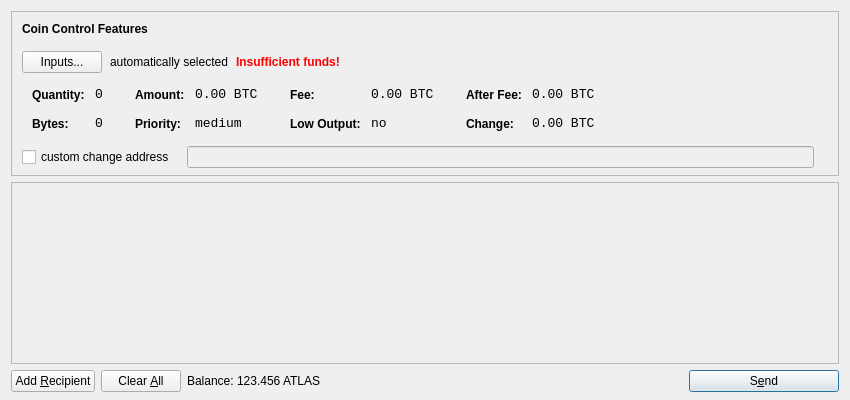
<?xml version="1.0" encoding="UTF-8"?>
<ui version="4.0">
 <class>SendCoinsDialog</class>
 <widget class="QDialog" name="SendCoinsDialog">
  <property name="geometry">
   <rect>
    <x>0</x>
    <y>0</y>
    <width>850</width>
    <height>400</height>
   </rect>
  </property>
  <property name="windowTitle">
   <string>Send Coins</string>
  </property>
  <layout class="QVBoxLayout" name="verticalLayout" stretch="0,1,0">
   <property name="bottomMargin">
    <number>8</number>
   </property>
   <item>
    <widget class="QFrame" name="frameCoinControl">
     <property name="sizePolicy">
      <sizepolicy hsizetype="Expanding" vsizetype="Expanding">
       <horstretch>0</horstretch>
       <verstretch>0</verstretch>
      </sizepolicy>
     </property>
     <property name="maximumSize">
      <size>
       <width>16777215</width>
       <height>16777215</height>
      </size>
     </property>
     <property name="frameShape">
      <enum>QFrame::StyledPanel</enum>
     </property>
     <property name="frameShadow">
      <enum>QFrame::Sunken</enum>
     </property>
     <layout class="QVBoxLayout" name="verticalLayoutCoinControl2">
      <property name="spacing">
       <number>-1</number>
      </property>
      <property name="leftMargin">
       <number>0</number>
      </property>
      <property name="topMargin">
       <number>0</number>
      </property>
      <property name="rightMargin">
       <number>0</number>
      </property>
      <property name="bottomMargin">
       <number>6</number>
      </property>
      <item>
       <layout class="QVBoxLayout" name="verticalLayoutCoinControl" stretch="0,0,0,0,1">
        <property name="spacing">
         <number>0</number>
        </property>
        <property name="leftMargin">
         <number>10</number>
        </property>
        <property name="topMargin">
         <number>10</number>
        </property>
        <item>
         <layout class="QHBoxLayout" name="horizontalLayoutCoinControl1">
          <property name="bottomMargin">
           <number>15</number>
          </property>
          <item>
           <widget class="QLabel" name="labelCoinControlFeatures">
            <property name="sizePolicy">
             <sizepolicy hsizetype="Preferred" vsizetype="Maximum">
              <horstretch>0</horstretch>
              <verstretch>0</verstretch>
             </sizepolicy>
            </property>
            <property name="font">
             <font>
              <weight>75</weight>
              <bold>true</bold>
             </font>
            </property>
            <property name="styleSheet">
             <string notr="true">font-weight:bold;</string>
            </property>
            <property name="text">
             <string>Coin Control Features</string>
            </property>
           </widget>
          </item>
         </layout>
        </item>
        <item>
         <layout class="QHBoxLayout" name="horizontalLayoutCoinControl2" stretch="0,0,0,0">
          <property name="spacing">
           <number>8</number>
          </property>
          <property name="bottomMargin">
           <number>10</number>
          </property>
          <item>
           <widget class="QPushButton" name="pushButtonCoinControl">
            <property name="styleSheet">
             <string notr="true"/>
            </property>
            <property name="text">
             <string>Inputs...</string>
            </property>
           </widget>
          </item>
          <item>
           <widget class="QLabel" name="labelCoinControlAutomaticallySelected">
            <property name="text">
             <string>automatically selected</string>
            </property>
            <property name="margin">
             <number>5</number>
            </property>
           </widget>
          </item>
          <item>
           <widget class="QLabel" name="labelCoinControlInsuffFunds">
            <property name="font">
             <font>
              <weight>75</weight>
              <bold>true</bold>
             </font>
            </property>
            <property name="styleSheet">
             <string notr="true">color:red;font-weight:bold;</string>
            </property>
            <property name="text">
             <string>Insufficient funds!</string>
            </property>
            <property name="margin">
             <number>5</number>
            </property>
           </widget>
          </item>
          <item>
           <spacer name="horizontalSpacerCoinControl">
            <property name="orientation">
             <enum>Qt::Horizontal</enum>
            </property>
            <property name="sizeHint" stdset="0">
             <size>
              <width>40</width>
              <height>1</height>
             </size>
            </property>
           </spacer>
          </item>
         </layout>
        </item>
        <item>
         <widget class="QWidget" name="widgetCoinControl" native="true">
          <property name="sizePolicy">
           <sizepolicy hsizetype="Preferred" vsizetype="Preferred">
            <horstretch>0</horstretch>
            <verstretch>0</verstretch>
           </sizepolicy>
          </property>
          <property name="minimumSize">
           <size>
            <width>0</width>
            <height>0</height>
           </size>
          </property>
          <property name="styleSheet">
           <string notr="true"/>
          </property>
          <layout class="QHBoxLayout" name="horizontalLayoutCoinControl5">
           <property name="margin">
            <number>0</number>
           </property>
           <item>
            <layout class="QHBoxLayout" name="horizontalLayoutCoinControl3" stretch="0,0,0,1">
             <property name="spacing">
              <number>20</number>
             </property>
             <property name="topMargin">
              <number>0</number>
             </property>
             <property name="bottomMargin">
              <number>10</number>
             </property>
             <item>
              <layout class="QFormLayout" name="formLayoutCoinControl1">
               <property name="horizontalSpacing">
                <number>10</number>
               </property>
               <property name="verticalSpacing">
                <number>14</number>
               </property>
               <property name="leftMargin">
                <number>10</number>
               </property>
               <property name="topMargin">
                <number>4</number>
               </property>
               <property name="rightMargin">
                <number>6</number>
               </property>
               <item row="0" column="0">
                <widget class="QLabel" name="labelCoinControlQuantityText">
                 <property name="styleSheet">
                  <string notr="true">font-weight:bold;</string>
                 </property>
                 <property name="text">
                  <string>Quantity:</string>
                 </property>
                 <property name="margin">
                  <number>0</number>
                 </property>
                </widget>
               </item>
               <item row="0" column="1">
                <widget class="QLabel" name="labelCoinControlQuantity">
                 <property name="font">
                  <font>
                   <family>Monospace</family>
                   <pointsize>10</pointsize>
                  </font>
                 </property>
                 <property name="cursor">
                  <cursorShape>IBeamCursor</cursorShape>
                 </property>
                 <property name="contextMenuPolicy">
                  <enum>Qt::ActionsContextMenu</enum>
                 </property>
                 <property name="text">
                  <string notr="true">0</string>
                 </property>
                 <property name="margin">
                  <number>0</number>
                 </property>
                 <property name="textInteractionFlags">
                  <set>Qt::LinksAccessibleByMouse|Qt::TextSelectableByKeyboard|Qt::TextSelectableByMouse</set>
                 </property>
                </widget>
               </item>
               <item row="1" column="0">
                <widget class="QLabel" name="labelCoinControlBytesText">
                 <property name="styleSheet">
                  <string notr="true">font-weight:bold;</string>
                 </property>
                 <property name="text">
                  <string>Bytes:</string>
                 </property>
                </widget>
               </item>
               <item row="1" column="1">
                <widget class="QLabel" name="labelCoinControlBytes">
                 <property name="font">
                  <font>
                   <family>Monospace</family>
                   <pointsize>10</pointsize>
                  </font>
                 </property>
                 <property name="cursor">
                  <cursorShape>IBeamCursor</cursorShape>
                 </property>
                 <property name="contextMenuPolicy">
                  <enum>Qt::ActionsContextMenu</enum>
                 </property>
                 <property name="text">
                  <string notr="true">0</string>
                 </property>
                 <property name="textInteractionFlags">
                  <set>Qt::LinksAccessibleByMouse|Qt::TextSelectableByKeyboard|Qt::TextSelectableByMouse</set>
                 </property>
                </widget>
               </item>
              </layout>
             </item>
             <item>
              <layout class="QFormLayout" name="formLayoutCoinControl2">
               <property name="horizontalSpacing">
                <number>10</number>
               </property>
               <property name="verticalSpacing">
                <number>14</number>
               </property>
               <property name="leftMargin">
                <number>6</number>
               </property>
               <property name="topMargin">
                <number>4</number>
               </property>
               <property name="rightMargin">
                <number>6</number>
               </property>
               <item row="0" column="0">
                <widget class="QLabel" name="labelCoinControlAmountText">
                 <property name="styleSheet">
                  <string notr="true">font-weight:bold;</string>
                 </property>
                 <property name="text">
                  <string>Amount:</string>
                 </property>
                 <property name="margin">
                  <number>0</number>
                 </property>
                </widget>
               </item>
               <item row="0" column="1">
                <widget class="QLabel" name="labelCoinControlAmount">
                 <property name="font">
                  <font>
                   <family>Monospace</family>
                   <pointsize>10</pointsize>
                  </font>
                 </property>
                 <property name="cursor">
                  <cursorShape>IBeamCursor</cursorShape>
                 </property>
                 <property name="contextMenuPolicy">
                  <enum>Qt::ActionsContextMenu</enum>
                 </property>
                 <property name="text">
                  <string notr="true">0.00 BTC</string>
                 </property>
                 <property name="textInteractionFlags">
                  <set>Qt::LinksAccessibleByMouse|Qt::TextSelectableByKeyboard|Qt::TextSelectableByMouse</set>
                 </property>
                </widget>
               </item>
               <item row="1" column="0">
                <widget class="QLabel" name="labelCoinControlPriorityText">
                 <property name="styleSheet">
                  <string notr="true">font-weight:bold;</string>
                 </property>
                 <property name="text">
                  <string>Priority:</string>
                 </property>
                </widget>
               </item>
               <item row="1" column="1">
                <widget class="QLabel" name="labelCoinControlPriority">
                 <property name="font">
                  <font>
                   <family>Monospace</family>
                   <pointsize>10</pointsize>
                  </font>
                 </property>
                 <property name="cursor">
                  <cursorShape>IBeamCursor</cursorShape>
                 </property>
                 <property name="contextMenuPolicy">
                  <enum>Qt::ActionsContextMenu</enum>
                 </property>
                 <property name="text">
                  <string>medium</string>
                 </property>
                 <property name="textInteractionFlags">
                  <set>Qt::LinksAccessibleByMouse|Qt::TextSelectableByKeyboard|Qt::TextSelectableByMouse</set>
                 </property>
                </widget>
               </item>
              </layout>
             </item>
             <item>
              <layout class="QFormLayout" name="formLayoutCoinControl3">
               <property name="horizontalSpacing">
                <number>10</number>
               </property>
               <property name="verticalSpacing">
                <number>14</number>
               </property>
               <property name="leftMargin">
                <number>6</number>
               </property>
               <property name="topMargin">
                <number>4</number>
               </property>
               <property name="rightMargin">
                <number>6</number>
               </property>
               <item row="0" column="0">
                <widget class="QLabel" name="labelCoinControlFeeText">
                 <property name="styleSheet">
                  <string notr="true">font-weight:bold;</string>
                 </property>
                 <property name="text">
                  <string>Fee:</string>
                 </property>
                 <property name="margin">
                  <number>0</number>
                 </property>
                </widget>
               </item>
               <item row="0" column="1">
                <widget class="QLabel" name="labelCoinControlFee">
                 <property name="font">
                  <font>
                   <family>Monospace</family>
                   <pointsize>10</pointsize>
                  </font>
                 </property>
                 <property name="cursor">
                  <cursorShape>IBeamCursor</cursorShape>
                 </property>
                 <property name="contextMenuPolicy">
                  <enum>Qt::ActionsContextMenu</enum>
                 </property>
                 <property name="text">
                  <string notr="true">0.00 BTC</string>
                 </property>
                 <property name="textInteractionFlags">
                  <set>Qt::LinksAccessibleByMouse|Qt::TextSelectableByKeyboard|Qt::TextSelectableByMouse</set>
                 </property>
                </widget>
               </item>
               <item row="1" column="0">
                <widget class="QLabel" name="labelCoinControlLowOutputText">
                 <property name="styleSheet">
                  <string notr="true">font-weight:bold;</string>
                 </property>
                 <property name="text">
                  <string>Low Output:</string>
                 </property>
                </widget>
               </item>
               <item row="1" column="1">
                <widget class="QLabel" name="labelCoinControlLowOutput">
                 <property name="font">
                  <font>
                   <family>Monospace</family>
                   <pointsize>10</pointsize>
                  </font>
                 </property>
                 <property name="cursor">
                  <cursorShape>IBeamCursor</cursorShape>
                 </property>
                 <property name="contextMenuPolicy">
                  <enum>Qt::ActionsContextMenu</enum>
                 </property>
                 <property name="text">
                  <string>no</string>
                 </property>
                 <property name="textInteractionFlags">
                  <set>Qt::LinksAccessibleByMouse|Qt::TextSelectableByKeyboard|Qt::TextSelectableByMouse</set>
                 </property>
                </widget>
               </item>
              </layout>
             </item>
             <item>
              <layout class="QFormLayout" name="formLayoutCoinControl4">
               <property name="horizontalSpacing">
                <number>10</number>
               </property>
               <property name="verticalSpacing">
                <number>14</number>
               </property>
               <property name="leftMargin">
                <number>6</number>
               </property>
               <property name="topMargin">
                <number>4</number>
               </property>
               <property name="rightMargin">
                <number>6</number>
               </property>
               <item row="0" column="0">
                <widget class="QLabel" name="labelCoinControlAfterFeeText">
                 <property name="styleSheet">
                  <string notr="true">font-weight:bold;</string>
                 </property>
                 <property name="text">
                  <string>After Fee:</string>
                 </property>
                 <property name="margin">
                  <number>0</number>
                 </property>
                </widget>
               </item>
               <item row="0" column="1">
                <widget class="QLabel" name="labelCoinControlAfterFee">
                 <property name="font">
                  <font>
                   <family>Monospace</family>
                   <pointsize>10</pointsize>
                  </font>
                 </property>
                 <property name="cursor">
                  <cursorShape>IBeamCursor</cursorShape>
                 </property>
                 <property name="contextMenuPolicy">
                  <enum>Qt::ActionsContextMenu</enum>
                 </property>
                 <property name="text">
                  <string notr="true">0.00 BTC</string>
                 </property>
                 <property name="textInteractionFlags">
                  <set>Qt::LinksAccessibleByMouse|Qt::TextSelectableByKeyboard|Qt::TextSelectableByMouse</set>
                 </property>
                </widget>
               </item>
               <item row="1" column="0">
                <widget class="QLabel" name="labelCoinControlChangeText">
                 <property name="styleSheet">
                  <string notr="true">font-weight:bold;</string>
                 </property>
                 <property name="text">
                  <string>Change:</string>
                 </property>
                </widget>
               </item>
               <item row="1" column="1">
                <widget class="QLabel" name="labelCoinControlChange">
                 <property name="font">
                  <font>
                   <family>Monospace</family>
                   <pointsize>10</pointsize>
                  </font>
                 </property>
                 <property name="cursor">
                  <cursorShape>IBeamCursor</cursorShape>
                 </property>
                 <property name="contextMenuPolicy">
                  <enum>Qt::ActionsContextMenu</enum>
                 </property>
                 <property name="text">
                  <string notr="true">0.00 BTC</string>
                 </property>
                 <property name="textInteractionFlags">
                  <set>Qt::LinksAccessibleByMouse|Qt::TextSelectableByKeyboard|Qt::TextSelectableByMouse</set>
                 </property>
                </widget>
               </item>
              </layout>
             </item>
            </layout>
           </item>
          </layout>
         </widget>
        </item>
        <item>
         <layout class="QHBoxLayout" name="horizontalLayoutCoinControl4" stretch="0,0,0">
          <property name="spacing">
           <number>12</number>
          </property>
          <property name="sizeConstraint">
           <enum>QLayout::SetDefaultConstraint</enum>
          </property>
          <property name="topMargin">
           <number>5</number>
          </property>
          <property name="rightMargin">
           <number>5</number>
          </property>
          <item>
           <widget class="QCheckBox" name="checkBoxCoinControlChange">
            <property name="text">
             <string>custom change address</string>
            </property>
           </widget>
          </item>
          <item>
           <widget class="QLineEdit" name="lineEditCoinControlChange">
            <property name="enabled">
             <bool>false</bool>
            </property>
            <property name="sizePolicy">
             <sizepolicy hsizetype="Expanding" vsizetype="Fixed">
              <horstretch>0</horstretch>
              <verstretch>0</verstretch>
             </sizepolicy>
            </property>
           </widget>
          </item>
          <item>
           <widget class="QLabel" name="labelCoinControlChangeLabel">
            <property name="sizePolicy">
             <sizepolicy hsizetype="Preferred" vsizetype="Expanding">
              <horstretch>0</horstretch>
              <verstretch>0</verstretch>
             </sizepolicy>
            </property>
            <property name="minimumSize">
             <size>
              <width>0</width>
              <height>0</height>
             </size>
            </property>
            <property name="text">
             <string/>
            </property>
            <property name="margin">
             <number>3</number>
            </property>
           </widget>
          </item>
         </layout>
        </item>
        <item>
         <spacer name="verticalSpacerCoinControl">
          <property name="orientation">
           <enum>Qt::Vertical</enum>
          </property>
          <property name="sizeHint" stdset="0">
           <size>
            <width>800</width>
            <height>1</height>
           </size>
          </property>
         </spacer>
        </item>
       </layout>
      </item>
     </layout>
    </widget>
   </item>
   <item>
    <widget class="QScrollArea" name="scrollArea">
     <property name="widgetResizable">
      <bool>true</bool>
     </property>
     <widget class="QWidget" name="scrollAreaWidgetContents">
      <property name="geometry">
       <rect>
        <x>0</x>
        <y>0</y>
        <width>830</width>
        <height>165</height>
       </rect>
      </property>
      <layout class="QVBoxLayout" name="verticalLayout_2">
       <property name="margin">
        <number>0</number>
       </property>
       <item>
        <layout class="QVBoxLayout" name="entries">
         <property name="spacing">
          <number>6</number>
         </property>
        </layout>
       </item>
       <item>
        <spacer name="verticalSpacer">
         <property name="orientation">
          <enum>Qt::Vertical</enum>
         </property>
         <property name="sizeHint" stdset="0">
          <size>
           <width>20</width>
           <height>40</height>
          </size>
         </property>
        </spacer>
       </item>
      </layout>
     </widget>
    </widget>
   </item>
   <item>
    <layout class="QHBoxLayout" name="horizontalLayout">
     <item>
      <widget class="QPushButton" name="addButton">
       <property name="toolTip">
        <string>Send to multiple recipients at once</string>
       </property>
       <property name="text">
        <string>Add &amp;Recipient</string>
       </property>
       <property name="icon">
        <iconset resource="../bitcoin.qrc">
         <normaloff>:/icons/add</normaloff>:/icons/add</iconset>
       </property>
       <property name="autoDefault">
        <bool>false</bool>
       </property>
      </widget>
     </item>
     <item>
      <widget class="QPushButton" name="clearButton">
       <property name="sizePolicy">
        <sizepolicy hsizetype="Minimum" vsizetype="Fixed">
         <horstretch>0</horstretch>
         <verstretch>0</verstretch>
        </sizepolicy>
       </property>
       <property name="toolTip">
        <string>Remove all transaction fields</string>
       </property>
       <property name="text">
        <string>Clear &amp;All</string>
       </property>
       <property name="icon">
        <iconset resource="../bitcoin.qrc">
         <normaloff>:/icons/remove</normaloff>:/icons/remove</iconset>
       </property>
       <property name="autoRepeatDelay">
        <number>300</number>
       </property>
       <property name="autoDefault">
        <bool>false</bool>
       </property>
      </widget>
     </item>
     <item>
      <layout class="QHBoxLayout" name="horizontalLayout_2">
       <property name="spacing">
        <number>3</number>
       </property>
       <item>
        <widget class="QLabel" name="label">
         <property name="text">
          <string>Balance:</string>
         </property>
        </widget>
       </item>
       <item>
        <widget class="QLabel" name="labelBalance">
         <property name="cursor">
          <cursorShape>IBeamCursor</cursorShape>
         </property>
         <property name="text">
          <string>123.456 ATLAS</string>
         </property>
         <property name="textInteractionFlags">
          <set>Qt::LinksAccessibleByMouse|Qt::TextSelectableByKeyboard|Qt::TextSelectableByMouse</set>
         </property>
        </widget>
       </item>
      </layout>
     </item>
     <item>
      <spacer name="horizontalSpacer">
       <property name="orientation">
        <enum>Qt::Horizontal</enum>
       </property>
       <property name="sizeHint" stdset="0">
        <size>
         <width>40</width>
         <height>20</height>
        </size>
       </property>
      </spacer>
     </item>
     <item>
      <widget class="QPushButton" name="sendButton">
       <property name="minimumSize">
        <size>
         <width>150</width>
         <height>0</height>
        </size>
       </property>
       <property name="toolTip">
        <string>Confirm the send action</string>
       </property>
       <property name="text">
        <string>S&amp;end</string>
       </property>
       <property name="icon">
        <iconset resource="../bitcoin.qrc">
         <normaloff>:/icons/send</normaloff>:/icons/send</iconset>
       </property>
       <property name="default">
        <bool>true</bool>
       </property>
      </widget>
     </item>
    </layout>
   </item>
  </layout>
 </widget>
 <resources>
  <include location="../bitcoin.qrc"/>
 </resources>
 <connections/>
</ui>
